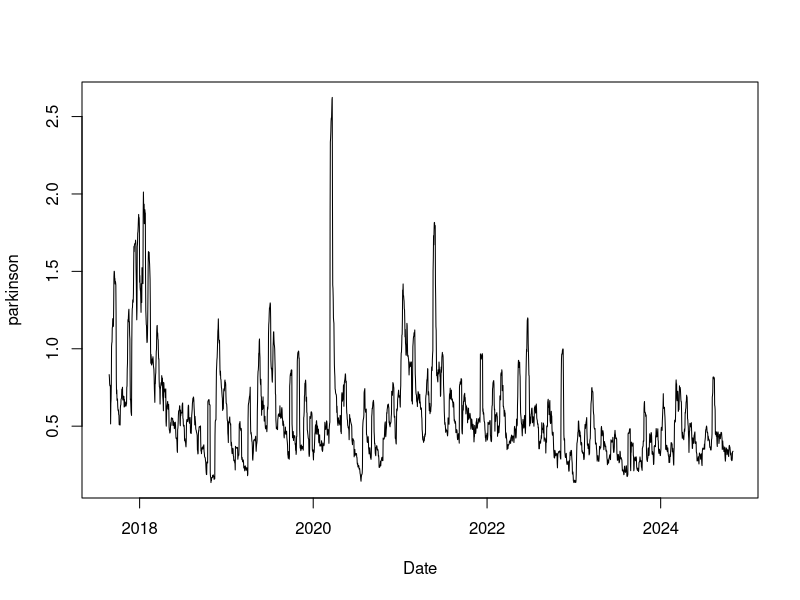

The R source for this figure:
library(TTR)
library(quantmod)
library(xts)

# data
prices = read.csv('BTCUSDT_1d.csv')

# data frame in the TTR's format
ohlc_prices <- data.frame(Open = as.numeric(prices$Open),
                 High = as.numeric(prices$High),
                 Low = as.numeric(prices$Low),
                 Close = as.numeric(prices$Close))

Date <- as.Date(prices$OpenTime)

# calculating proxy
parkinson <- volatility(ohlc_prices, calc = "parkinson")

sum(is.na(parkinson))
na_indices <- which(is.na(parkinson))

plot(Date, parkinson, type = 'l')

# generating CSV file
vol_forecasts_parkinson <- xts(parkinson, order.by = Date)
colnames(vol_forecasts_parkinson) <- c("Forecasts")
write.zoo(vol_forecasts_parkinson, file = "act_btc_proxy.csv", sep = ",", col.names = TRUE)
